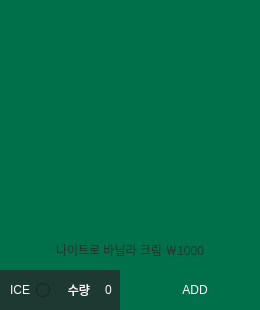
         <widget class="QFrame" name="frame_1_2">
          <property name="geometry">
           <rect>
            <x>300</x>
            <y>20</y>
            <width>260</width>
            <height>310</height>
           </rect>
          </property>
          <property name="frameShape">
           <enum>QFrame::NoFrame</enum>
          </property>
          <property name="frameShadow">
           <enum>QFrame::Raised</enum>
          </property>
          <widget class="QRadioButton" name="radioButton_1_2">
           <property name="geometry">
            <rect>
             <x>0</x>
             <y>270</y>
             <width>50</width>
             <height>40</height>
            </rect>
           </property>
           <property name="focusPolicy">
            <enum>Qt::NoFocus</enum>
           </property>
           <property name="layoutDirection">
            <enum>Qt::RightToLeft</enum>
           </property>
           <property name="styleSheet">
            <string notr="true">background-color: rgb(30, 57, 50);
color: rgb(255, 255, 255);</string>
           </property>
           <property name="text">
            <string>ICE</string>
           </property>
           <property name="checked">
            <bool>false</bool>
           </property>
           <property name="autoRepeat">
            <bool>false</bool>
           </property>
           <property name="autoExclusive">
            <bool>false</bool>
           </property>
          </widget>
          <widget class="QLabel" name="label_1_2">
           <property name="geometry">
            <rect>
             <x>50</x>
             <y>270</y>
             <width>40</width>
             <height>40</height>
            </rect>
           </property>
           <property name="styleSheet">
            <string notr="true">background-color: rgb(30, 57, 50);
color: rgb(255, 255, 255);
font: 75 9pt &quot;맑은 고딕&quot;;</string>
           </property>
           <property name="text">
            <string>수량</string>
           </property>
           <property name="alignment">
            <set>Qt::AlignRight|Qt::AlignTrailing|Qt::AlignVCenter</set>
           </property>
          </widget>
          <widget class="QLabel" name="label_image_1_2">
           <property name="geometry">
            <rect>
             <x>0</x>
             <y>0</y>
             <width>260</width>
             <height>270</height>
            </rect>
           </property>
           <property name="styleSheet">
            <string notr="true">background-color: rgb(0, 112, 74);</string>
           </property>
           <property name="text">
            <string/>
           </property>
          </widget>
          <widget class="QSpinBox" name="spinBox_1_2">
           <property name="geometry">
            <rect>
             <x>90</x>
             <y>270</y>
             <width>50</width>
             <height>40</height>
            </rect>
           </property>
           <property name="focusPolicy">
            <enum>Qt::WheelFocus</enum>
           </property>
           <property name="styleSheet">
            <string notr="true">background-color: rgb(30, 57, 50);
color: rgb(255, 255, 255);</string>
           </property>
           <property name="frame">
            <bool>false</bool>
           </property>
           <property name="alignment">
            <set>Qt::AlignCenter</set>
           </property>
          </widget>
          <widget class="QPushButton" name="pushButton_1_2">
           <property name="geometry">
            <rect>
             <x>120</x>
             <y>270</y>
             <width>150</width>
             <height>40</height>
            </rect>
           </property>
           <property name="focusPolicy">
            <enum>Qt::StrongFocus</enum>
           </property>
           <property name="styleSheet">
            <string notr="true">QPushButton{
	font: 9pt &quot;맑은 고딕&quot;;
	color: rgb(255, 255, 255);
	background-color: rgb(0, 112, 74);
	border: 0px;
}
QPushButton:hover{
	color: rgb(0, 0, 0);
	background-color: rgb(0, 255, 166);
}</string>
           </property>
           <property name="text">
            <string>ADD</string>
           </property>
          </widget>
          <widget class="QLabel" name="label_p_1_2">
           <property name="geometry">
            <rect>
             <x>0</x>
             <y>230</y>
             <width>260</width>
             <height>40</height>
            </rect>
           </property>
           <property name="styleSheet">
            <string notr="true">color: rgb(30, 57, 50);
font: 75 9pt &quot;맑은 고딕&quot;;</string>
           </property>
           <property name="text">
            <string>나이트로 바닐라 크림 ￦1000</string>
           </property>
           <property name="alignment">
            <set>Qt::AlignCenter</set>
           </property>
          </widget>
         </widget>
